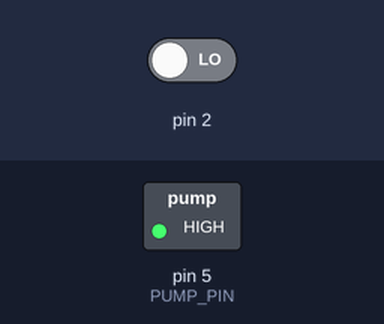
A sketch run on a simulated Arduino Uno, built with avr-gcc and run on an emulated ATmega328P. Parts: switched loads named in the sketch (green lamp = pin HIGH). Dashed ring = blinking. The inputs (shaded band) are chosen by the test bench; at power-on: pin 2 LOW.

Above: at 0.5 s.
Timing chart, 0 to 4.6 s (numbered marks = the images above):
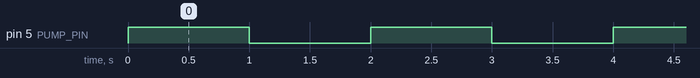

Measured:
- by itself, pin 5 (PUMP_PIN): alternates HIGH for 1.0 s and LOW for 1.0 s

The sketch:

waterflow.ino
```cpp
volatile double waterFlow;

int PUMP_PIN = 5;

void setup() {
  Serial.begin(115200); //baudrate
  waterFlow = 0;
  pinMode(PUMP_PIN, OUTPUT);
  attachInterrupt(0, pulse, RISING); //DIGITAL Pin 2: Interrupt 0
}

void pulse() //measure the quantity of square wave
{
  // 5000 is the measured constant
  waterFlow += 1.0 / 5000.0 * 1000;
}

void run_pump(int duty) {
  if (duty > 255) {
    duty = 255;
  } else if (duty < 0) {
    duty = 0;
  }
  analogWrite(PUMP_PIN, duty);
}

void stop_pump() {
  analogWrite(PUMP_PIN, 0);
}

void loop() {
  //delay(1000);
  run_pump(255);
  delay(1000);
  stop_pump();
  delay(1000);
  //Serial.println(waterFlow);
  //while(1);
}
```
